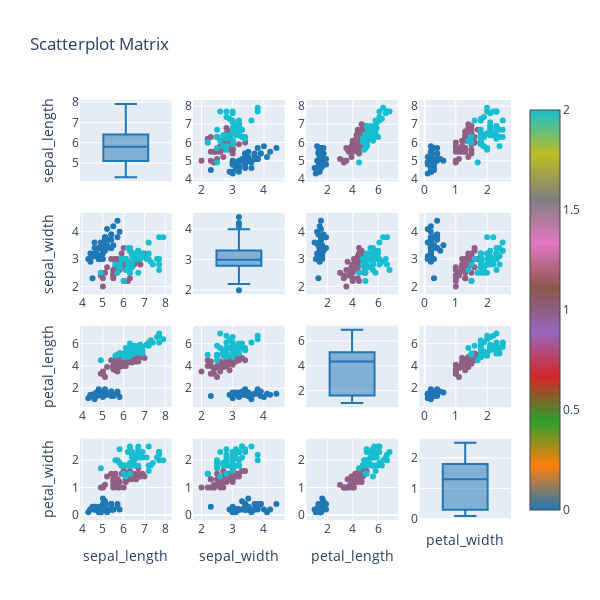

Notebook code for this chart:
### Code cell
import plotly.figure_factory as ff
fig = ff.create_scatterplotmatrix(df_iris, diag='box', height=600, width = 600, index = 'target')
fig.show()
# 근데 figure_factory는 더이상 사용 안함
# diag: boxplot 생성
# boxpot이 어디에 치우쳐지지 않앗다면 정규분포에 가깝다고 할 수 있음

### Figure 1 — Plotly figure (JSON) as saved in the notebook; plotly's stock layout.template omitted (floating-point values rounded to 4 significant figures; data arrays with more than 128 entries replaced by an {"elided": "..."} marker saying what was removed)
{"data": [{"marker": {"color": "rgb(31, 119, 180)"}, "showlegend": false, "type": "box", "xaxis": "x", "y": {"elided": "150 float values"}, "yaxis": "y"}, {"marker": {"color": {"elided": "150 int values"}, "colorscale": [[0, "rgb(31, 119, 180)"], [0.1111, "rgb(255, 127, 14)"], [0.2222, "rgb(44, 160, 44)"], [0.3333, "rgb(214, 39, 40)"], [0.4444, "rgb(148, 103, 189)"], [0.5556, "rgb(140, 86, 75)"], [0.6667, "rgb(227, 119, 194)"], [0.7778, "rgb(127, 127, 127)"], [0.8889, "rgb(188, 189, 34)"], [1, "rgb(23, 190, 207)"]], "showscale": true, "size": 6}, "mode": "markers", "showlegend": false, "type": "scatter", "x": {"elided": "150 float values"}, "xaxis": "x2", "y": {"elided": "150 float values"}, "yaxis": "y2"}, {"marker": {"color": {"elided": "150 int values"}, "colorscale": [[0, "rgb(31, 119, 180)"], [0.1111, "rgb(255, 127, 14)"], [0.2222, "rgb(44, 160, 44)"], [0.3333, "rgb(214, 39, 40)"], [0.4444, "rgb(148, 103, 189)"], [0.5556, "rgb(140, 86, 75)"], [0.6667, "rgb(227, 119, 194)"], [0.7778, "rgb(127, 127, 127)"], [0.8889, "rgb(188, 189, 34)"], [1, "rgb(23, 190, 207)"]], "showscale": false, "size": 6}, "mode": "markers", "showlegend": false, "type": "scatter", "x": {"elided": "150 float values"}, "xaxis": "x3", "y": {"elided": "150 float values"}, "yaxis": "y3"}, {"marker": {"color": {"elided": "150 int values"}, "colorscale": [[0, "rgb(31, 119, 180)"], [0.1111, "rgb(255, 127, 14)"], [0.2222, "rgb(44, 160, 44)"], [0.3333, "rgb(214, 39, 40)"], [0.4444, "rgb(148, 103, 189)"], [0.5556, "rgb(140, 86, 75)"], [0.6667, "rgb(227, 119, 194)"], [0.7778, "rgb(127, 127, 127)"], [0.8889, "rgb(188, 189, 34)"], [1, "rgb(23, 190, 207)"]], "showscale": false, "size": 6}, "mode": "markers", "showlegend": false, "type": "scatter", "x": {"elided": "150 float values"}, "xaxis": "x4", "y": {"elided": "150 float values"}, "yaxis": "y4"}, {"marker": {"color": {"elided": "150 int values"}, "colorscale": [[0, "rgb(31, 119, 180)"], [0.1111, "rgb(255, 127, 14)"], [0.2222, "rgb(44, 160, 44)"], [0.3333, "rgb(214, 39, 40)"], [0.4444, "rgb(148, 103, 189)"], [0.5556, "rgb(140, 86, 75)"], [0.6667, "rgb(227, 119, 194)"], [0.7778, "rgb(127, 127, 127)"], [0.8889, "rgb(188, 189, 34)"], [1, "rgb(23, 190, 207)"]], "showscale": false, "size": 6}, "mode": "markers", "showlegend": false, "type": "scatter", "x": {"elided": "150 float values"}, "xaxis": "x5", "y": {"elided": "150 float values"}, "yaxis": "y5"}, {"marker": {"color": "rgb(31, 119, 180)"}, "showlegend": false, "type": "box", "xaxis": "x6", "y": {"elided": "150 float values"}, "yaxis": "y6"}, {"marker": {"color": {"elided": "150 int values"}, "colorscale": [[0, "rgb(31, 119, 180)"], [0.1111, "rgb(255, 127, 14)"], [0.2222, "rgb(44, 160, 44)"], [0.3333, "rgb(214, 39, 40)"], [0.4444, "rgb(148, 103, 189)"], [0.5556, "rgb(140, 86, 75)"], [0.6667, "rgb(227, 119, 194)"], [0.7778, "rgb(127, 127, 127)"], [0.8889, "rgb(188, 189, 34)"], [1, "rgb(23, 190, 207)"]], "showscale": false, "size": 6}, "mode": "markers", "showlegend": false, "type": "scatter", "x": {"elided": "150 float values"}, "xaxis": "x7", "y": {"elided": "150 float values"}, "yaxis": "y7"}, {"marker": {"color": {"elided": "150 int values"}, "colorscale": [[0, "rgb(31, 119, 180)"], [0.1111, "rgb(255, 127, 14)"], [0.2222, "rgb(44, 160, 44)"], [0.3333, "rgb(214, 39, 40)"], [0.4444, "rgb(148, 103, 189)"], [0.5556, "rgb(140, 86, 75)"], [0.6667, "rgb(227, 119, 194)"], [0.7778, "rgb(127, 127, 127)"], [0.8889, "rgb(188, 189, 34)"], [1, "rgb(23, 190, 207)"]], "showscale": false, "size": 6}, "mode": "markers", "showlegend": false, "type": "scatter", "x": {"elided": "150 float values"}, "xaxis": "x8", "y": {"elided": "150 float values"}, "yaxis": "y8"}, {"marker": {"color": {"elided": "150 int values"}, "colorscale": [[0, "rgb(31, 119, 180)"], [0.1111, "rgb(255, 127, 14)"], [0.2222, "rgb(44, 160, 44)"], [0.3333, "rgb(214, 39, 40)"], [0.4444, "rgb(148, 103, 189)"], [0.5556, "rgb(140, 86, 75)"], [0.6667, "rgb(227, 119, 194)"], [0.7778, "rgb(127, 127, 127)"], [0.8889, "rgb(188, 189, 34)"], [1, "rgb(23, 190, 207)"]], "showscale": false, "size": 6}, "mode": "markers", "showlegend": false, "type": "scatter", "x": {"elided": "150 float values"}, "xaxis": "x9", "y": {"elided": "150 float values"}, "yaxis": "y9"}, {"marker": {"color": {"elided": "150 int values"}, "colorscale": [[0, "rgb(31, 119, 180)"], [0.1111, "rgb(255, 127, 14)"], [0.2222, "rgb(44, 160, 44)"], [0.3333, "rgb(214, 39, 40)"], [0.4444, "rgb(148, 103, 189)"], [0.5556, "rgb(140, 86, 75)"], [0.6667, "rgb(227, 119, 194)"], [0.7778, "rgb(127, 127, 127)"], [0.8889, "rgb(188, 189, 34)"], [1, "rgb(23, 190, 207)"]], "showscale": false, "size": 6}, "mode": "markers", "showlegend": false, "type": "scatter", "x": {"elided": "150 float values"}, "xaxis": "x10", "y": {"elided": "150 float values"}, "yaxis": "y10"}, {"marker": {"color": "rgb(31, 119, 180)"}, "showlegend": false, "type": "box", "xaxis": "x11", "y": {"elided": "150 float values"}, "yaxis": "y11"}, {"marker": {"color": {"elided": "150 int values"}, "colorscale": [[0, "rgb(31, 119, 180)"], [0.1111, "rgb(255, 127, 14)"], [0.2222, "rgb(44, 160, 44)"], [0.3333, "rgb(214, 39, 40)"], [0.4444, "rgb(148, 103, 189)"], [0.5556, "rgb(140, 86, 75)"], [0.6667, "rgb(227, 119, 194)"], [0.7778, "rgb(127, 127, 127)"], [0.8889, "rgb(188, 189, 34)"], [1, "rgb(23, 190, 207)"]], "showscale": false, "size": 6}, "mode": "markers", "showlegend": false, "type": "scatter", "x": {"elided": "150 float values"}, "xaxis": "x12", "y": {"elided": "150 float values"}, "yaxis": "y12"}, {"marker": {"color": {"elided": "150 int values"}, "colorscale": [[0, "rgb(31, 119, 180)"], [0.1111, "rgb(255, 127, 14)"], [0.2222, "rgb(44, 160, 44)"], [0.3333, "rgb(214, 39, 40)"], [0.4444, "rgb(148, 103, 189)"], [0.5556, "rgb(140, 86, 75)"], [0.6667, "rgb(227, 119, 194)"], [0.7778, "rgb(127, 127, 127)"], [0.8889, "rgb(188, 189, 34)"], [1, "rgb(23, 190, 207)"]], "showscale": false, "size": 6}, "mode": "markers", "showlegend": false, "type": "scatter", "x": {"elided": "150 float values"}, "xaxis": "x13", "y": {"elided": "150 float values"}, "yaxis": "y13"}, {"marker": {"color": {"elided": "150 int values"}, "colorscale": [[0, "rgb(31, 119, 180)"], [0.1111, "rgb(255, 127, 14)"], [0.2222, "rgb(44, 160, 44)"], [0.3333, "rgb(214, 39, 40)"], [0.4444, "rgb(148, 103, 189)"], [0.5556, "rgb(140, 86, 75)"], [0.6667, "rgb(227, 119, 194)"], [0.7778, "rgb(127, 127, 127)"], [0.8889, "rgb(188, 189, 34)"], [1, "rgb(23, 190, 207)"]], "showscale": false, "size": 6}, "mode": "markers", "showlegend": false, "type": "scatter", "x": {"elided": "150 float values"}, "xaxis": "x14", "y": {"elided": "150 float values"}, "yaxis": "y14"}, {"marker": {"color": {"elided": "150 int values"}, "colorscale": [[0, "rgb(31, 119, 180)"], [0.1111, "rgb(255, 127, 14)"], [0.2222, "rgb(44, 160, 44)"], [0.3333, "rgb(214, 39, 40)"], [0.4444, "rgb(148, 103, 189)"], [0.5556, "rgb(140, 86, 75)"], [0.6667, "rgb(227, 119, 194)"], [0.7778, "rgb(127, 127, 127)"], [0.8889, "rgb(188, 189, 34)"], [1, "rgb(23, 190, 207)"]], "showscale": false, "size": 6}, "mode": "markers", "showlegend": false, "type": "scatter", "x": {"elided": "150 float values"}, "xaxis": "x15", "y": {"elided": "150 float values"}, "yaxis": "y15"}, {"marker": {"color": "rgb(31, 119, 180)"}, "showlegend": false, "type": "box", "xaxis": "x16", "y": {"elided": "150 float values"}, "yaxis": "y16"}], "layout": {"height": 600, "showlegend": true, "title": {"text": "Scatterplot Matrix"}, "width": 600, "xaxis": {"anchor": "y", "domain": [0, 0.2125], "showticklabels": false}, "xaxis10": {"anchor": "y10", "domain": [0.2625, 0.475]}, "xaxis11": {"anchor": "y11", "domain": [0.525, 0.7375], "showticklabels": false}, "xaxis12": {"anchor": "y12", "domain": [0.7875, 1]}, "xaxis13": {"anchor": "y13", "domain": [0, 0.2125], "title": {"text": "sepal_length"}}, "xaxis14": {"anchor": "y14", "domain": [0.2625, 0.475], "title": {"text": "sepal_width"}}, "xaxis15": {"anchor": "y15", "domain": [0.525, 0.7375], "title": {"text": "petal_length"}}, "xaxis16": {"anchor": "y16", "domain": [0.7875, 1], "showticklabels": false, "title": {"text": "petal_width"}}, "xaxis2": {"anchor": "y2", "domain": [0.2625, 0.475]}, "xaxis3": {"anchor": "y3", "domain": [0.525, 0.7375]}, "xaxis4": {"anchor": "y4", "domain": [0.7875, 1]}, "xaxis5": {"anchor": "y5", "domain": [0, 0.2125]}, "xaxis6": {"anchor": "y6", "domain": [0.2625, 0.475], "showticklabels": false}, "xaxis7": {"anchor": "y7", "domain": [0.525, 0.7375]}, "xaxis8": {"anchor": "y8", "domain": [0.7875, 1]}, "xaxis9": {"anchor": "y9", "domain": [0, 0.2125]}, "yaxis": {"anchor": "x", "domain": [0.8063, 1], "title": {"text": "sepal_length"}}, "yaxis10": {"anchor": "x10", "domain": [0.2687, 0.4625]}, "yaxis11": {"anchor": "x11", "domain": [0.2687, 0.4625]}, "yaxis12": {"anchor": "x12", "domain": [0.2687, 0.4625]}, "yaxis13": {"anchor": "x13", "domain": [0, 0.1938], "title": {"text": "petal_width"}}, "yaxis14": {"anchor": "x14", "domain": [0, 0.1938]}, "yaxis15": {"anchor": "x15", "domain": [0, 0.1938]}, "yaxis16": {"anchor": "x16", "domain": [0, 0.1938]}, "yaxis2": {"anchor": "x2", "domain": [0.8063, 1]}, "yaxis3": {"anchor": "x3", "domain": [0.8063, 1]}, "yaxis4": {"anchor": "x4", "domain": [0.8063, 1]}, "yaxis5": {"anchor": "x5", "domain": [0.5375, 0.7312], "title": {"text": "sepal_width"}}, "yaxis6": {"anchor": "x6", "domain": [0.5375, 0.7312]}, "yaxis7": {"anchor": "x7", "domain": [0.5375, 0.7312]}, "yaxis8": {"anchor": "x8", "domain": [0.5375, 0.7312]}, "yaxis9": {"anchor": "x9", "domain": [0.2687, 0.4625], "title": {"text": "petal_length"}}}}
